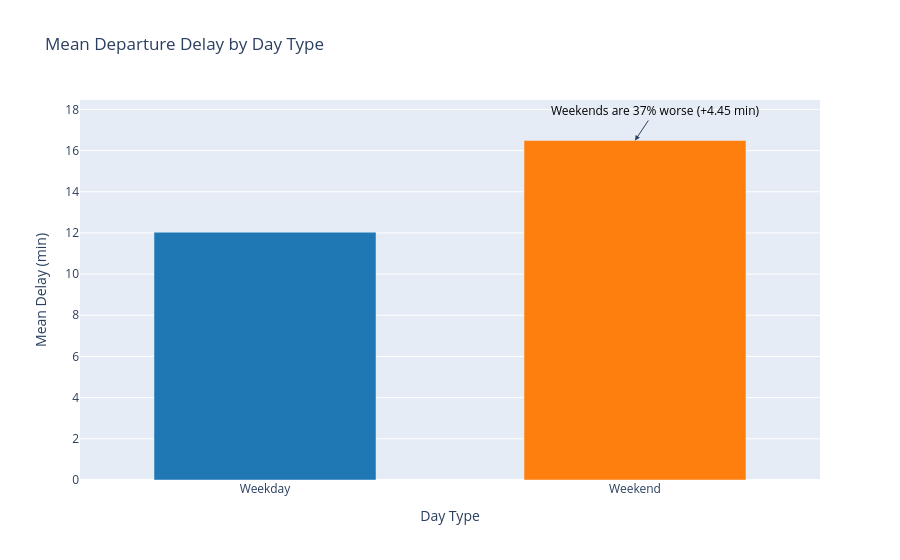

Notebook code for this chart:
### Markdown cell above
**Delay Causes Summary (December 2024)**
- **Dominant causes**: LateAircraftDelay (3.89M min) and CarrierDelay (3.16M min) — together they account for ~70% of total delay minutes.
- **Most frequent**: CarrierDelay affects 11.87% of flights, LateAircraftDelay — 10.63%.
- **Most severe when occurs**: WeatherDelay (avg 83.65 min when present) and LateAircraftDelay (58.5 min) — these are the real killers when they happen.
- **Weekends vs Weekdays**: Weekends have higher LateAircraftDelay (+4.53 min) and CarrierDelay (+1.39 min) — cascading effects are stronger due to higher leisure traffic.
- **Key takeaway**: Weather is not the main villain (only 1.39% of flights, though severe when it hits). Most delays come from internal airline issues and chain reactions — not external factors like snow.

### Code cell
# Let's add the Weekend/Weekday category
flight_data['Period'] = flight_data['IsWeekend'].map({0: 'Weekday', 1: 'Weekend'})

import plotly.express as px

# Preparing data for average delay by period
period_delay = flight_data.groupby('Period')['DepDelay'].mean().reset_index()

fig = px.bar(
    period_delay,
    x='Period',
    y='DepDelay',
    title='Mean Departure Delay by Day Type',
    labels={'DepDelay': 'Mean Delay (min)', 'Period': 'Day Type'},
    color='Period',
    color_discrete_map={'Weekday': '#1f77b4', 'Weekend': '#ff7f0e'}
)

fig.update_layout(
    yaxis_title='Mean Delay (min)',
    xaxis_title='Day Type',
    showlegend=False,
    bargap=0.4
)

fig.add_annotation(
    text='Weekends are 37% worse (+4.45 min)',
    x='Weekend',
    y=16.49,
    showarrow=True,
    arrowhead=2,
    ax=20,
    ay=-30,
    font=dict(size=12, color='black')
)

fig.show()

### Figure 1 — Plotly figure (JSON) as saved in the notebook; plotly's stock layout.template omitted (floating-point values rounded to 4 significant figures)
{"data": [{"hovertemplate": "Day Type=%{x}<br>Mean Delay (min)=%{y}<extra></extra>", "legendgroup": "Weekday", "marker": {"color": "#1f77b4", "pattern": {"shape": ""}}, "name": "Weekday", "orientation": "v", "showlegend": true, "textposition": "auto", "type": "bar", "x": ["Weekday"], "xaxis": "x", "y": [12.04], "yaxis": "y"}, {"hovertemplate": "Day Type=%{x}<br>Mean Delay (min)=%{y}<extra></extra>", "legendgroup": "Weekend", "marker": {"color": "#ff7f0e", "pattern": {"shape": ""}}, "name": "Weekend", "orientation": "v", "showlegend": true, "textposition": "auto", "type": "bar", "x": ["Weekend"], "xaxis": "x", "y": [16.49], "yaxis": "y"}], "layout": {"annotations": [{"arrowhead": 2, "ax": 20, "ay": -30, "font": {"color": "black", "size": 12}, "showarrow": true, "text": "Weekends are 37% worse (+4.45 min)", "x": "Weekend", "y": 16.49}], "bargap": 0.4, "barmode": "relative", "legend": {"title": {"text": "Day Type"}, "tracegroupgap": 0}, "showlegend": false, "title": {"text": "Mean Departure Delay by Day Type"}, "xaxis": {"anchor": "y", "categoryarray": ["Weekday", "Weekend"], "categoryorder": "array", "domain": [0, 1], "title": {"text": "Day Type"}}, "yaxis": {"anchor": "x", "domain": [0, 1], "title": {"text": "Mean Delay (min)"}}}}
